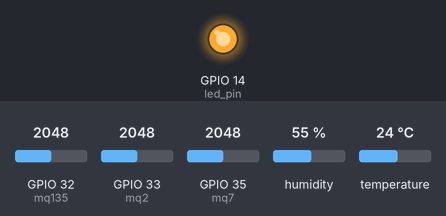
Simulated run of this program. Board: ESP32 board running MicroPython. On the bench: output pins drawn as LEDs (lit = HIGH). The test bench sets the inputs (shaded band); at power-on: GPIO 32 (mq135) = 2048, GPIO 33 (mq2) = 2048, GPIO 35 (mq7) = 2048, humidity 55 %, temperature 24 °C (analog values on the 0–4095 scale). Outgoing connections fail; threads take turns every 2 ms; what the program prints to the serial console is not drawn.

Above: at 0.5 s.
At 8.5 s:
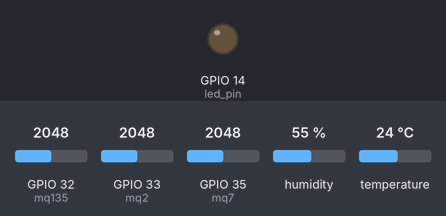
Timing chart, 0 to 20.8 s (numbered marks = the images above):
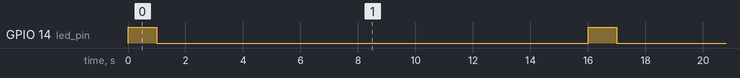

Measured:
- by itself, GPIO 14 (led_pin): alternates HIGH for 1.0 s and LOW for 15.0 s

The program:

main.py
```python
import socket
import json
from machine import Pin, ADC
import _thread
import time
import wifi
import dht

dht11_sensor = dht.DHT11(Pin(18))
mq2 = ADC(Pin(33))
mq7 = ADC(Pin(35))
mq135 = ADC(Pin(32))

led_pin = Pin(14, Pin.OUT)

RPI_SERVER_IP = "172.20.10.4"
RPI_SERVER_PORT = 12345

def toggle_led(x):
    while True:
        led_pin.value(1)
        time.sleep(1)
        led_pin.value(0)
        time.sleep(x)

def send_data_to_rpi(data):
    retry_count = 0
    max_retries = 3
    success = False

    while retry_count < max_retries and not success:
        try:
            s = socket.socket(socket.AF_INET, socket.SOCK_STREAM)
            s.connect((RPI_SERVER_IP, RPI_SERVER_PORT))
            s.send(data.encode())
            s.close()
            print(f"Data sent successfully to {RPI_SERVER_IP}:{RPI_SERVER_PORT}")
            success = True
        except OSError as e:
            retry_count += 1
            time.sleep(2)

    if not success:
        print("Failed to send data after retries")

def read_sensors():
    while True:
        mq2_value = mq2.read()
        send_data_to_rpi(json.dumps({"sensor_type": "mq2", "mq2_value": mq2_value}))
        print("mq2   ", mq2_value)

        mq7_value = mq7.read()
        send_data_to_rpi(json.dumps({"sensor_type": "mq7", "mq7_value": mq7_value}))
        print("mq7   ", mq7_value)

        mq135_value = mq135.read()
        send_data_to_rpi(json.dumps({"sensor_type": "mq135", "mq135_value": mq135_value}))
        print("mq135   ", mq135_value)

        dht11_sensor.measure()
        temp = dht11_sensor.temperature()
        hum = dht11_sensor.humidity()
        dht_data = {"sensor_type": "dht11", "temperature": temp, "humidity": hum}
        send_data_to_rpi(json.dumps(dht_data))
        print ("temp   ",temp)
        print ("humitidy   ", hum)

        time.sleep(5)


def main():
    _thread.start_new_thread(read_sensors, ())
    _thread.start_new_thread(toggle_led, (15,))

if __name__ == "__main__":
    main()
```

wifi.py
```python
import network
from machine import Pin
from time import sleep


ssid = ""
password = ""

led_pin = Pin(14, Pin.OUT)

def toggle_led(x):
    led_pin.value(1)
    sleep(x)
    led_pin.value(0)

def connect_wifi():
    station = network.WLAN(network.STA_IF)
    station.active(True)
    station.connect(ssid, password)
    while not station.isconnected():
        print("Connecting to WiFi...")
        toggle_led(0.3)
        sleep(1)

    print("Connected to WiFi.")
    print("IP Address:", station.ifconfig()[0])
    return station
```

boot.py
```python
import sys
sys.path.reverse()
print("\n\n\nESP32 booting up")
```
